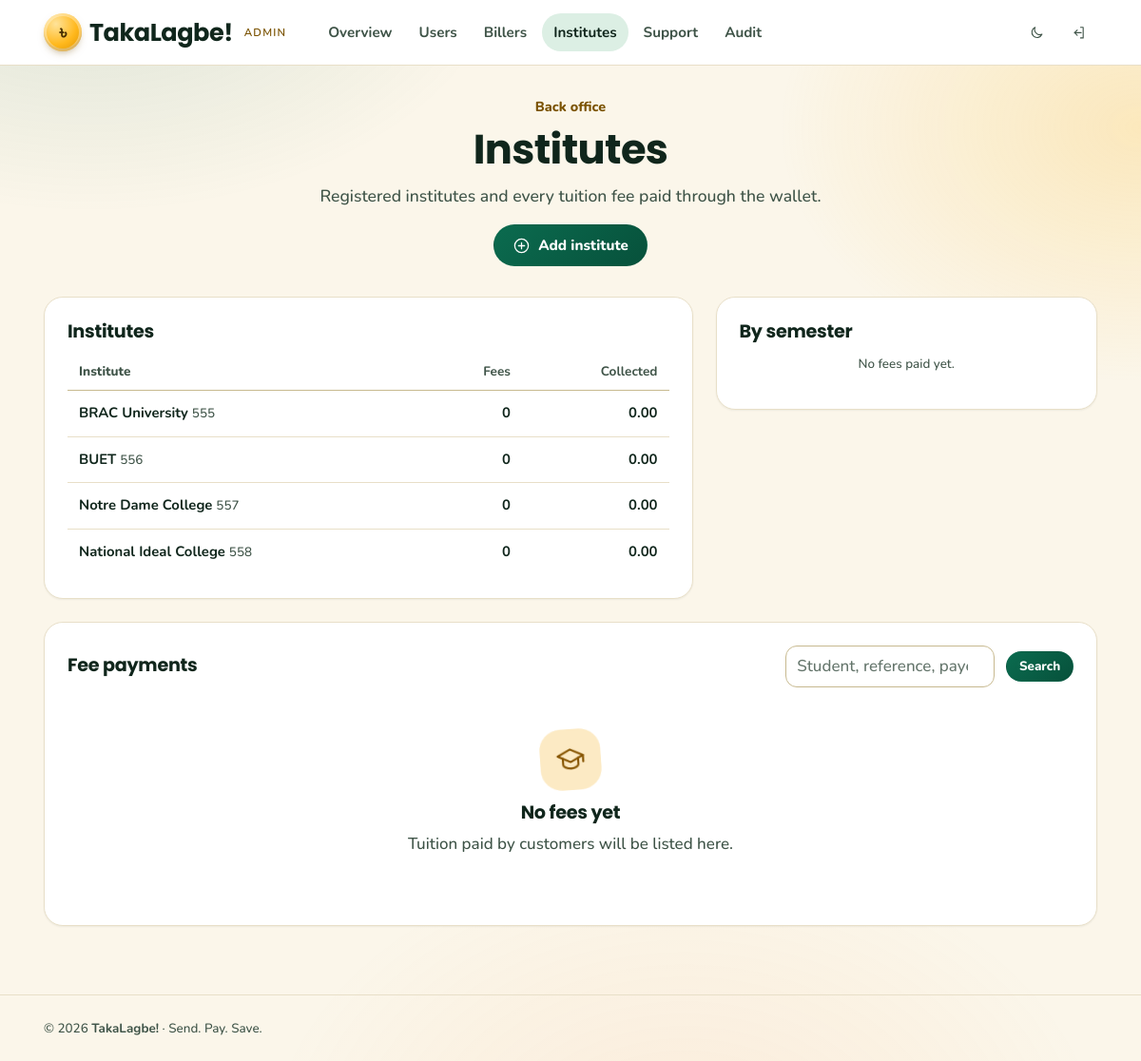
Page /admin_education.php (signed in) on the committed database.
### tables this page shows
CREATE TABLE `institutes` (
  `id`                    INT UNSIGNED NOT NULL AUTO_INCREMENT,
  `institute_id`          VARCHAR(20)  NOT NULL,
  `institute_name`        VARCHAR(255) NOT NULL,
  `total_received_amount` DECIMAL(12,2) NOT NULL DEFAULT 0.00,
  PRIMARY KEY (`id`),
  UNIQUE KEY `uq_inst` (`institute_id`)
);

### admin_education.php (called while the page is built, shortened)
<?php
require_once __DIR__ . '/config/helpers.php';
$institutes = all(
    "SELECT i.*,
            (SELECT COUNT(*) FROM education_fee f WHERE f.institute_id = i.institute_id) n
       FROM institutes i ORDER BY i.total_received_amount DESC");
$search  = mb_substr(get('q'), 0, 60);
$params  = [];
$clause  = '1=1';
$fees = all("SELECT * FROM education_fee WHERE $clause
             ORDER BY timestamp DESC LIMIT 40", $params);
$bySemester = all("SELECT semester, COUNT(*) n, SUM(amount) total
                    FROM education_fee GROUP BY semester ORDER BY semester DESC LIMIT 8");
$activeNav = 'edu';
include('Front_end/front_admin_education.php');

### config/helpers.php (called while the page is built, shortened)
<?php
require_once __DIR__ . '/db.php';
function e($v): string
{
    return htmlspecialchars((string) $v, ENT_QUOTES, 'UTF-8');
}
function money($amount, bool $sign = true): string
{
    $s = number_format((float) $amount, 2);
    return $sign ? CURRENCY_SIGN . ' ' . $s : $s;
}
function get(string $key, string $default = ''): string
{
    return trim((string) ($_GET[$key] ?? $default));
}

### config/db.php (called while the page is built, shortened)
<?php
function db(): PDO
{
    static $pdo = null;
    if ($pdo === null) {
        $dsn = sprintf(
            'mysql:host=%s;port=%s;dbname=%s;charset=utf8mb4',
            DB_HOST, DB_PORT, DB_NAME
        );
        try {
            $pdo = new PDO($dsn, DB_USER, DB_PASS, [
                PDO::ATTR_ERRMODE            => PDO::ERRMODE_EXCEPTION,
                PDO::ATTR_DEFAULT_FETCH_MODE => PDO::FETCH_ASSOC,
                PDO::ATTR_EMULATE_PREPARES   => false,
                PDO::ATTR_STRINGIFY_FETCHES  => false,
            ]);
            $pdo->exec("SET time_zone = '+06:00'");
        } catch (PDOException $e) {
            http_response_code(500);
            error_log('TakaLagbe database connection failed: ' . $e->getMessage());
            exit(APP_DEBUG ? 'Database connection failed: ' . $e->getMessage()
                           : 'The service is not available right now. Please try again shortly.');
        }
    }
    return $pdo;
}
function q(string $sql, array $params = []): PDOStatement
{
    $st = db()->prepare($sql);
    $st->execute($params);
    return $st;
}
function all(string $sql, array $params = []): array
{
    return q($sql, $params)->fetchAll();
}

### Front_end/front_admin_education.php (the view, shortened to what this page needs)
<?php include __DIR__ . '/partials/admin_nav.php'; ?>
<main id="main" class="page">
  <div class="wrap">
    <?= page_head('Institutes', 'Registered institutes and every tuition fee paid through the wallet.', null,
                  '<a class="btn" href="#addInst">' . icon('plus') . 'Add institute</a>', 'Back office') ?>
    <div class="split mb-5">
      <section class="card reveal" aria-labelledby="instTitle">
        <div class="card-h"><h2 id="instTitle">Institutes</h2></div>
        <div class="table">
          <table>
            <thead><tr><th scope="col">Institute</th><th scope="col" class="num">Fees</th><th scope="col" class="num">Collected</th></tr></thead>
            <tbody>
            <?php foreach ($institutes as $i): ?>
              <tr><td><strong><?= e($i['institute_name']) ?></strong> <span class="mono small muted"><?= e($i['institute_id']) ?></span></td>
                <td class="num"><?= (int) $i['n'] ?></td>
                <td class="num"><?= e(money($i['total_received_amount'], false)) ?></td></tr>
            <?php endforeach; ?>
            </tbody>
          </table>
        </div>
      </section>
      <section class="card reveal" style="--n:1" aria-labelledby="semTitle">
        <div class="card-h"><h2 id="semTitle">By semester</h2></div>
        <?php if (!$bySemester): ?>
          <p class="muted small">No fees paid yet.</p>
        <?php endif; ?>
      </section>
    </div>
    <section class="card reveal" aria-labelledby="feeTitle">
      <div class="card-h"><h2 id="feeTitle">Fee payments</h2>
        <form method="get" class="row" role="search" aria-label="Search fees">
          <input id="q" name="q" type="search" value="<?= e($search) ?>" placeholder="Student, reference, payer" style="max-width:220px;padding:.45rem .7rem">
          <button class="btn btn-sm" type="submit">Search</button>
        </form>
      </div>
      <?php if (!$fees): ?>
        <?= empty_state('cap', $search !== '' ? 'No fee matches that' : 'No fees yet',
              $search !== '' ? 'Try a student ID, a name or a reference.' : 'Tuition paid by customers will be listed here.') ?>
      <?php endif; ?>
    </section>
  </div>
</main>
<?php include __DIR__ . '/partials/foot.php'; ?>

### Front_end/partials/head.php (shortened to what this page needs)
<?php
require_once __DIR__ . '/../../lib/view.php';
$bodyClass = $bodyClass ?? '';
?>
<!DOCTYPE html>
<html lang="en">
<head>
<link rel="stylesheet" href="Assets/css/app.css?v=<?= e(APP_VERSION) ?>">
</head>
<body class="<?= e($bodyClass) ?>">

### Front_end/partials/admin_nav.php (shortened to what this page needs)
<?php
$activeNav = $activeNav ?? '';
$bodyClass = 'admin';
$__links = [
    'admin_dashboard.php' => ['Overview',   'dash'],
    'admin_user.php'      => ['Users',      'users'],
    'admin_merchant.php'  => ['Billers',    'merchant'],
    'admin_education.php' => ['Institutes', 'edu'],
    'admin_supports.php'  => ['Support',    'support'],
    'admin_issue.php'     => ['Audit',      'audit'],
];
include __DIR__ . '/head.php';
?>
<header class="bar">
  <div class="bar-in">
    <a class="brand" href="admin_dashboard.php"><span class="mark">৳</span><?= e(APP_NAME) ?><small>Admin</small></a>
    <nav class="links" aria-label="Admin">
      <?php foreach ($__links as $href => [$label, $key]): ?>
        <a href="<?= $href ?>"<?= $activeNav === $key ? ' aria-current="page"' : '' ?>><?= e($label) ?>
        </a>
      <?php endforeach; ?>
    </nav>
    <div class="tools">
      <button class="tool theme-btn" id="themeBtn" type="button" aria-label="Switch theme" aria-pressed="false">
        <span class="i-moon"><?= icon('moon') ?></span><span class="i-sun"><?= icon('sun') ?></span>
      </button>
      <form method="post" action="adminlogout.php">
        <button class="tool" type="submit" aria-label="Sign out" title="Sign out"><?= icon('logout') ?></button>
      </form>
    </div>
  </div>
</header>

### lib/icons.php (shortened to what this page needs)
<?php
function icon(string $name, string $label = ''): string
{
    $body = ICONS[$name] ?? ICONS['info'];
    $a11y = $label === ''
        ? ' aria-hidden="true"'
        : ' role="img" aria-label="' . e($label) . '"';
    return '<svg class="i" viewBox="0 0 24 24" fill="none" stroke="currentColor" stroke-width="1.6"'
         . ' stroke-linecap="round" stroke-linejoin="round"' . $a11y . '>' . $body . '</svg>';
}

### lib/view.php (shortened to what this page needs)
<?php
require_once __DIR__ . '/../config/helpers.php';
require_once __DIR__ . '/icons.php';
function empty_state(string $iconName, string $title, string $text, string $action = '', int $level = 3,
                     int $tone = 5): string
{
    return '<div class="empty tone-' . $tone . '"><span class="badge-ico">' . icon($iconName) . '</span>'
         . "<h$level>" . e($title) . "</h$level><p>" . e($text) . '</p>' . $action . '</div>';
}
function page_head(string $title, string $lede = '', ?array $back = null, string $actions = '',
                   string $eyebrow = '', ?array $badge = null): string
{
    $html = '<div class="head rise"><div>';
    if ($eyebrow !== '') {
        $html .= '<span class="eyebrow">' . e($eyebrow) . '</span>';
    }
    $html .= $badge
        ? '<div class="title tone-' . (int) $badge[1] . '"><span class="badge-ico">' . icon($badge[0])
          . '</span><h1>' . e($title) . '</h1></div>'
        : '<h1>' . e($title) . '</h1>';
    if ($lede !== '') {
        $html .= '<p class="lede">' . e($lede) . '</p>';
    }
    $html .= '</div>';
    if ($actions !== '') {
        $html .= '<div class="row">' . $actions . '</div>';
    }
    return $html . '</div>';
}

### Front_end/partials/foot.php (shortened to what this page needs)
<footer class="foot">
  <div class="wrap">
    <span>© <?= date('Y') ?> <strong><?= e(APP_NAME) ?></strong> · Send. Pay. Save.</span>
  </div>
</footer>
</body>
</html>

### rows in the picture
institutes: institute_name "BRAC University", institute "555", n "0", total_received_amount "0.00"
institutes: institute_name "BUET", institute "556", n "0", total_received_amount "0.00"
institutes: institute_name "Notre Dame College", institute "557", n "0", total_received_amount "0.00"
institutes: institute_name "National Ideal College", institute "558", n "0", total_received_amount "0.00"

### other values in the picture
APP_NAME "TakaLagbe!"
$label "Overview"
$label "Users"
$label "Billers"
$label "Institutes"
$label "Support"
$label "Audit"
$eyebrow "Back office"
$title "Institutes"
$lede "Registered institutes and every tuition fee paid through the wallet."
$actions "Add institute"
$title "No fees yet"
$text "Tuition paid by customers will be listed here."
